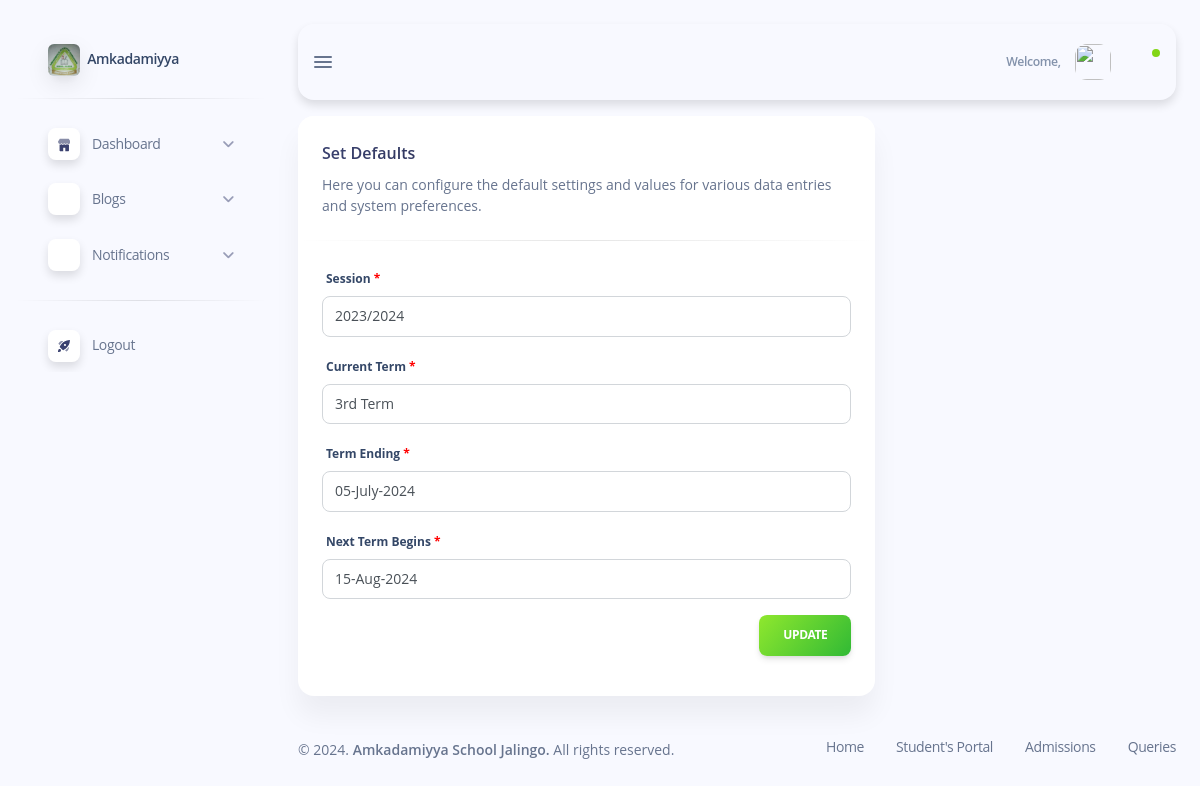
The page /subdomains/admin/admin-set-defaults.php on the database its author committed.
### tables this page shows
CREATE TABLE `defaults` (
  `default_id` int(11) NOT NULL,
  `session_name` varchar(100) DEFAULT '2023/2024',
  `current_term` varchar(100) DEFAULT '3rd Term',
  `term_begins` varchar(100) DEFAULT '15-Aug-2024',
  `term_ending` varchar(100) DEFAULT '05-July-2024'
);

### subdomains/admin/admin-set-defaults.php (the view, shortened to what this page needs)
<?php
require_once "../../config/database.php";
$sql = "SELECT * FROM `defaults`;";
$result = mysqli_query($conn, $sql);
$default = mysqli_fetch_assoc($result);
?>
<!DOCTYPE html>
<html lang="en">
<head>
    <?php include "inc/admin-header.php"; ?>
</head>
<body class="g-sidenav-show bg-info-soft">
    <?php
        include "inc/admin-sidebar.php";
    ?>
    <main class="main-content position-relative max-height-vh-100 h-100 border-radius-lg">
        <?php require "inc/admin-navbar.php"; ?>
        <div class="container-fluid pt-3">
            <div class="row">
                <div class="col-lg-8">
                    <div class="card mb-4">
                        <div class="card-header mb-0">
                            <h6 class="text-dark text-gradient">Set Defaults</h6>
                            <p class="mb-0 text-sm">Here you can configure the default settings and values for various data entries and system preferences.</p>
                        </div>
                        <hr class="horizontal dark my-0 py-0">
                        <div class="card-body">
                            <form action="create
                            .php" method="post">
                                <div class="form-group">
                                    <label for="">Session</label>
                                    <input type="text" name="session" class="form-control" value="<?php echo $default['session_name'] ?>" placeholder="Enter session year">
                                </div>
                                <div class="form-group">
                                    <label for="">Current Term</label>
                                    <input type="text" name="current_term" class="form-control" value="<?php echo $default['current_term'] ?>" placeholder="Enter current term">
                                </div>
                                <div class="form-group">
                                    <label for="">Term Ending</label>
                                    <input type="text" name="term_ending" class="form-control" value="<?php echo $default['term_ending'] ?>" placeholder="Enter term Ending year">
                                </div>
                                <div class="form-group">
                                    <label for="">Next Term Begins</label>
                                    <input type="text" name="term_begins" class="form-control" value="<?php echo $default['term_begins'] ?>" placeholder="Enter next term beginning">
                                </div>
                                <div class="text-end">
                                    <input type="submit" value="Update" name="setDefaults" class="btn bg-gradient-success">
                                </div>
                            </form>
                        </div>
                    </div>
                </div>
            </div>
        </div>
        <?php include "inc/admin-footer.php"; ?>
    </main>
</body>
</html>

### css/style.css (style rules this page uses)
html { font-size: 1rem; }
@media (min-width: 576px) { html { font-size: 0.9rem; } }
@media (min-width: 768px) { html { font-size: 0.95rem; } }
@media (min-width: 992px) { html { font-size: 1rem; } }
label::after { content: " *"; color: red; }

### rows shown on the page
defaults: session "2023/2024", current_term "3rd Term", term_ending "05-July-2024", term_begins "15-Aug-2024"
